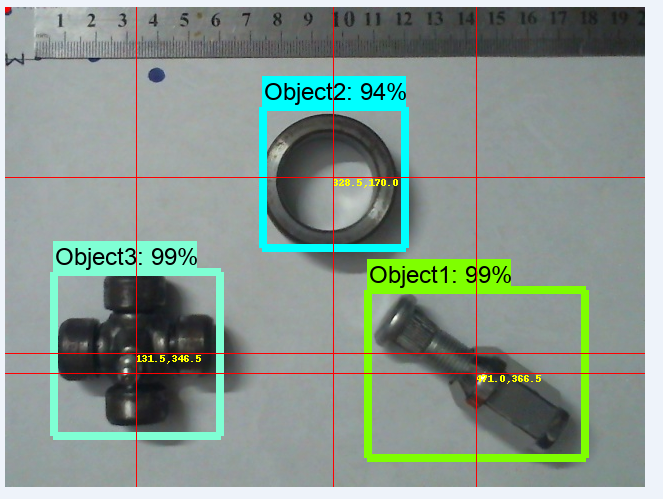

Reproduce this figure in Python.
# import the opencv library
import cv2
from PIL import Image, ImageDraw
import numpy as np
import os
import six.moves.urllib as urllib
import sys
import tarfile
import tensorflow as tf
import zipfile
import pathlib
import math
from collections import defaultdict
from io import StringIO
import time

from object_detection.utils import ops as utils_ops
from object_detection.utils import label_map_util
from object_detection.utils import visualization_utils as vis_util

# %%
# patch tf1 into `utils.ops`
utils_ops.tf = tf.compat.v1

# Patch the location of gfile
tf.gfile = tf.io.gfile


# %%
# Loader
# %%
def load_model(model_dir):
    # base_url = 'http://download.tensorflow.org/models/object_detection/'
    # model_file = model_name + '.tar.gz'
    # model_dir = tf.keras.utils.get_file(
    #     fname=model_name,
    #     origin=base_url + model_file,
    #     untar=True)
    model_dir = pathlib.Path(model_dir)/"saved_model"
    model = tf.saved_model.load(str(model_dir))
    return model


# %%
# List of the strings that is used to add correct label for each box.
PATH_TO_LABELS = './fine_tuned_model_ssd/Metals_label_map.pbtxt'
category_index = label_map_util.create_category_index_from_labelmap(
    PATH_TO_LABELS, use_display_name=True)


# %%
model_dir = './fine_tuned_model_ssd'
detection_model = load_model(model_dir)
print(detection_model.signatures['serving_default'].inputs)
detection_model.signatures['serving_default'].output_dtypes
detection_model.signatures['serving_default'].output_shapes


def run_inference_for_single_image(model, image):
    image = np.asarray(image)
    # The input needs to be a tensor, convert it using `tf.convert_to_tensor`.
    input_tensor = tf.convert_to_tensor(image)
    # The model expects a batch of images, so add an axis with `tf.newaxis`.
    input_tensor = input_tensor[tf.newaxis, ...]

    # Run inference
    model_fn = model.signatures['serving_default']
    output_dict = model_fn(input_tensor)

    # All outputs are batches tensors.
    # Convert to numpy arrays, and take index [0] to remove the batch dimension.
    # We're only interested in the first num_detections.
    num_detections = int(output_dict.pop('num_detections'))
    output_dict = {key: value[0, :num_detections].numpy()
                   for key, value in output_dict.items()}
    output_dict['num_detections'] = num_detections

    # detection_classes should be ints.
    output_dict['detection_classes'] = output_dict['detection_classes'].astype(
        np.int64)

    # Handle models with masks:
    if 'detection_masks' in output_dict:
        # Reframe the the bbox mask to the image size.
        detection_masks_reframed = utils_ops.reframe_box_masks_to_image_masks(
            output_dict['detection_masks'], output_dict['detection_boxes'],
            image.shape[0], image.shape[1])
        detection_masks_reframed = tf.cast(detection_masks_reframed > 0.5,
                                           tf.uint8)
        output_dict['detection_masks_reframed'] = detection_masks_reframed.numpy()

    return output_dict


def show_inference(model, image_path):
    objects_dict = []
    # the array based representation of the image will be used later in order to prepare the
    # result image with boxes and labels on it.
    image_np = np.array(Image.open(image_path))
    # Actual detection.
    output_dict = run_inference_for_single_image(model, image_np)
    # Visualization of the results of a detection.
    vis_util.visualize_boxes_and_labels_on_image_array(
        image_np,
        output_dict['detection_boxes'],
        output_dict['detection_classes'],
        output_dict['detection_scores'],
        category_index,
        instance_masks=output_dict.get('detection_masks_reframed', None),
        use_normalized_coordinates=True,
        min_score_thresh=0.8,
        line_thickness=8)

    boxes = np.squeeze(output_dict['detection_boxes'])
    scores = np.squeeze(output_dict['detection_scores'])
    classes = np.squeeze((output_dict['detection_classes']).astype(int))

    min_score_thresh = 0.8

    bboxes = boxes[scores >= min_score_thresh]
    cclasses = classes[scores >= min_score_thresh]
    sscores = scores[scores >= min_score_thresh]
    IMAGE = Image.fromarray(image_np)
    draw = ImageDraw.Draw(IMAGE)
    im_width = IMAGE.width
    im_height = IMAGE.height

    for box, classes, scores in zip(bboxes, cclasses, sscores):
        ymin, xmin, ymax, xmax = box
        (left, right, top, bottom) = (xmin * im_width,
                                      xmax * im_width, ymin * im_height, ymax * im_height)
        left, right, top, bottom = np.int(left), np.int(
            right), np.int(top), np.int(bottom)

        a0 = abs(right-(right-left)*0.5)
        b0 = abs(bottom)
        a1 = abs(right-(right-left)*0.5)
        b1 = abs(im_height)
        x1, y1 = a0, b0
        x2, y2 = a1, b1
        x1, y1, x2, y2 = np.int(x1), np.int(y1), np.int(x2), np.int(y2)
        ob_center_x0, ob_center_y0 = abs(
            right-(right-left)*0.5), abs(bottom-(bottom-top)*0.5)
        draw.text((ob_center_x0, ob_center_y0), "{},{}".format(
            ob_center_x0, ob_center_y0), fill='yellow')
        draw.line((0, ob_center_y0, im_width, ob_center_y0), fill='red')
        draw.line((ob_center_x0, 0, ob_center_x0, im_height), fill='red')
        objects_dict.append({'name': category_index[classes]['name'], 'pixel_cord': (
            ob_center_x0, ob_center_y0)})
    IMAGE.show()
    return objects_dict


# define a video capture object
cap = cv2.VideoCapture(1)


def camera_cord_to_manu_cord(id, x_loc, y_loc):
    Rad = (95.0/180.0) * np.pi
    RZ = [[np.cos(Rad), -np.sin(Rad), 0],
          [np.sin(Rad), np.cos(Rad), 0], [0, 0, 1]]
    R180_X = [[1, 0, 0], [
        0, np.cos(np.pi), -np.sin(np.pi)], [0, np.sin(np.pi), np.cos(np.pi)]]
# R90_X = [[np.cos(np.pi/2), -np.sin(np.pi/2), 0],
#          [np.sin(np.pi/2), np.cos(np.pi/2), 0], [0, 0, 1]]
    RO_C = np.dot(RZ, R180_X)
    # RO_C = R180_X

    DO_C = [[-8.5], [-22], [0]]

    HO_C = np.concatenate((RO_C, DO_C), 1)
    HO_C = np.concatenate((HO_C, [[0, 0, 0, 1]]), 0)
    # px_to_cm_ration = 19.1/640.0
    px_to_cm_ration = 22/640.0
    X_C = x_loc*px_to_cm_ration
    Y_C = y_loc*px_to_cm_ration
    PC = [[X_C], [Y_C], [0], [1]]
    PO = np.dot(HO_C, PC)
    print('ID', id)
    print('WRT_MANUPLATOR', PO[0], PO[1])
    print('WRT_CAMERA_CENTER', X_C, Y_C)


while(True):
    # Capture the video frame
    # by frame
    ret, frame = cap.read()
    cv2.circle(frame, (0, 0), radius=5, color=(0, 0, 255), thickness=-1)

    cv2.imshow('frame', frame)
    # print(frame.shape)
    # the 'q' button is set as the
    # quitting button you may use any
    # desired button of your choice
    if cv2.waitKey(33) & 0xFF == ord('q'):
        break
    if cv2.waitKey(33) == ord('a'):
        cv2.imwrite('image.jpg', frame)
        object_a_dict = show_inference(
            image_path='./image.jpg', model=detection_model)
        print(object_a_dict)
        for obj in object_a_dict:
            camera_cord_to_manu_cord(
                obj['name'], obj['pixel_cord'][0], obj['pixel_cord'][1])

        # After the loop release the cap object
cap.release()
# Destroy all the windows
cv2.destroyAllWindows()
